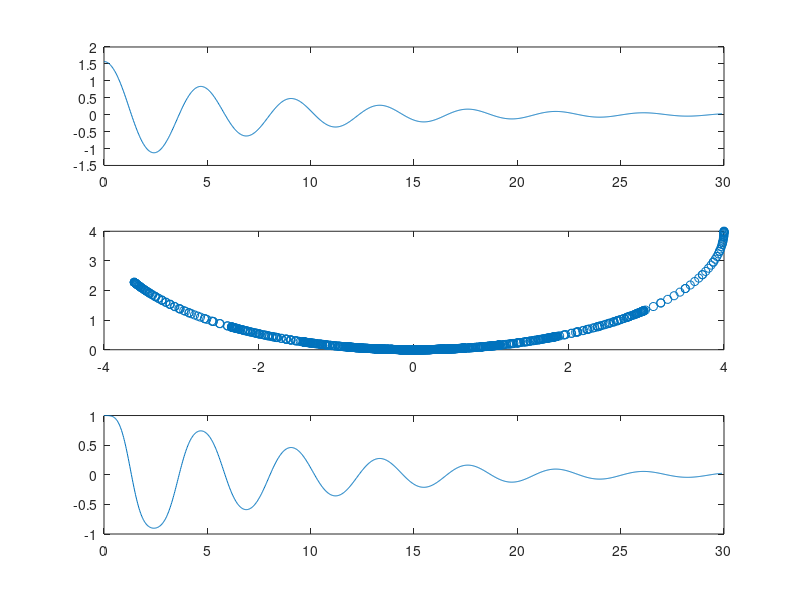

Source code (MATLAB):
%==========================================================================
% I copied most of this from something I found online.
% https://www.mathworks.com/matlabcentral/fileexchange/46101-simple-pendulum-simulation
% I am not exactly sure what we need, but I can adjust it as we figure it
% out
%==========================================================================

clear % Clears command history
clc   % Clears command window
clf  % Clears figure window
close all


PlotOn = false;
%========= Sets initial parameters for pendulum ===========================
g = 9.81;  % Gravity (ms-2) set to be upward to negative signs later on
l = 4;  % pendulum length (m)
alpha = pi/2;  % Initial angle 1
alpha_dot = 0;   % Initial angle 2
pendulummass = 1; %mass of entire pendulum
mu_alpha = 1; %friction at joint
torque_input = 1; %input torque

%====== Sets x and y coordinates of pendulum top  =========================
pendulumtopx = 0;
pendulumtopy = l;

fprintf('Single pendulum simulation for our SDM project \n')

pausetime = 0.0001;  % Pauses animation for this time
runtime = 30;  % Runs simulations for this time
tx = 0;  % Ensures time series plot remains in the figure window
time_step = 10^-1; %time step to re-evalute simulation over
steps_per_eval = 5; %number of points to evaluate over per function call


%solve equation for each time step
t_record = [];
sol_record = [];
cartesian_record = [];
torque_record = [];
t_window = linspace(0, time_step, steps_per_eval);
t_start = 0;
t_end   = time_step;
while t_end < runtime
    iterations = 1; % Sets initial iteration count to 1
    %============= Simple Controller ==================
    % i don't know if this is the best way to do this or if there is a
    % better method for inputing command torque
    K = 0.1;
%     torque_input = @(x) K.*x(2).*(pi/2 - mod(x(1), 2*pi));
    torque_input = @(x) sin(x(1));
    
    
    
    %============== Solves simple pendulum differential equations =============
    deq1=@(t,x) [x(2); -g/l * sin(x(1)) - x(2)*mu_alpha/pendulummass/l + torque_input(x)/l]; % Pendulum equations uncoupled
    [t,sol] = ode45(deq1,t_window,[alpha alpha_dot]);  % uses a numerical ode solver
%     sol = mod(sol,2*pi);
    sol_record = [sol_record; sol];
    t = t + t_start; %shift time for this time step
    t_record = [t_record; t];
    for i = 1:length(t)
        torque_record = [torque_record, torque_input(sol(i,:))];
    end
    t_start = t_end; %increment time for next loop
    t_end   = t_end + time_step;
    sol1 = sol(:,1)'; % takes the transpose for plots
    sol2 = sol(:,2)';
    alpha = sol(end,1); % update values to use in next iteration
    alpha_dot = sol(end,2);
    
    arraysize = size(t);  % Defines array size of time intervals
    timestep = t(end) - t(end-1);  % Calculates the time step of these intervals
    cartesianx = l*sin(sol1);  % Converts angles into cartesian coordinates
    cartesiany = l - l*cos(sol1);
    cartesian_record = [cartesian_record; cartesianx', cartesiany'];
    
    %============== plots results at each time interval =======================
    if PlotOn
        choice = 2; %visualize position, velocity vs. time
        for i = 1 : max(arraysize)
            subplot(2,1,1)
            plotarrayx = [pendulumtopx cartesianx(iterations)];
            plotarrayy = [pendulumtopy cartesiany(iterations)];
            plot(cartesianx(iterations),cartesiany(iterations),'ko',plotarrayx,plotarrayy,'r-')
            title(['Simple pendulum simulation            \theta = ' num2str(sol1(iterations))],'fontsize',12)
            xlabel('x [m]','fontsize',12)
            ylabel('y [m]','fontsize',12)
            f_win = 1.01;
            axis([ -l*f_win l*f_win 0 2*l*f_win])
            axis square
            subplot(2,1,2)

            % Plots either a phase portrait or time series depending on choice
            if choice == 1
                plot(sol1(iterations),sol2(iterations),'bo')
                hold on
                title('Simple pendulum phase portrait','fontsize',12)
                xlabel('\alpha','fontsize',12)
                ylabel('\alpha_dot','fontsize',12)
                axis([min(sol1) max(sol1) min(sol2) max(sol2)])
            elseif choice == 2
                plot(t(iterations),sol1(iterations),'bo')
                title(['Simple pendulum time series for \alpha1       t = ' num2str(t(iterations))],'fontsize',12)
                xlabel('t [seconds]','fontsize',12)
                ylabel('\alpha1','fontsize',12)
                hold on  % Holds previous values
                axis([0 t(iterations)+(t(2)-t(1)) min(sol_record(:,1)) max(sol_record(:,1))])
                tx = tx + timestep;  % Aligns results with the figure window
            end
            pause(pausetime)  % Shows results at each time interval
            iterations = iterations + 1;  % increases iteration count by 1
        end
    end
    
    
end
% l = sqrt(sum((cartesian_record - [0,4]).^2,2));
% figure(); plot(l);

% plot(t, sol1, 'b', t, sol2, 'r');
% figure()
% plot(t, l*sin(sol1), 'b', t, l*cos(sol1), 'r');
figure()
subplot(3,1,1)
plot(t_record, sol_record(:,1))
subplot(3,1,2)
plot(cartesian_record(:,1), cartesian_record(:,2),'o')
subplot(3,1,3)
plot(t_record, torque_record)

%=========================== End of program ===============================
